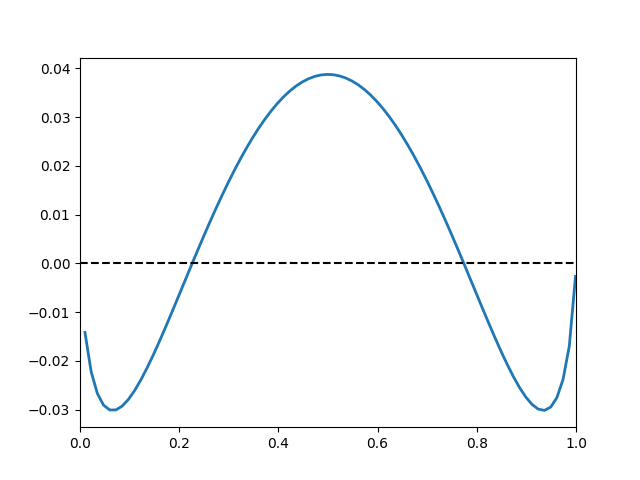

This figure's Python source:
import numpy as np
import matplotlib.pyplot as plt


x = np.linspace(0.01, 0.999, 80)


omega1, omega2, omega3, omega4 = 0.42, 0.42, 0.42, 0.42

hmix = omega1*x*(1-x) + omega2*x*(1-x) + omega3*(1-x)*x + omega4*(1-x)*(x)
entropy = -x*np.log(x) - (1-x)*np.log(1-x)

gibbs = hmix - 5500*entropy*10e-5

plt.plot(x, gibbs, linewidth=2)
plt.axhline(0, color='black', linestyle='--')
plt.xlim([0,1])
plt.savefig('./gibbs_free_energy.png')